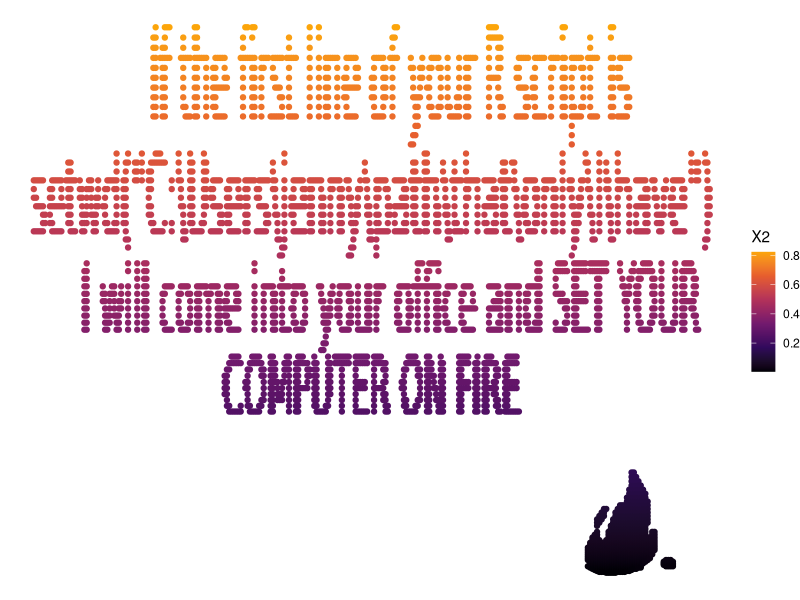

Write R code to recreate this figure.
# this secret message is medium difficulty 

# you should download the data.csv file and render it as a scatter plot in R, but you'll need to take the square root of X1 and X2 to view it right

# we'll even give you the ggplot2 code to run, but it's missing a few steps

library(tidyverse)
library(magrittr)

df <- readr::read_csv("data/Day 5/data_level 2.csv", col_names = F)

ggplot(df, aes(sqrt(X1), X2, color = X2)) + 
  geom_point() + 
  theme_void()+
  scale_color_viridis_c(option='inferno', end= .8)